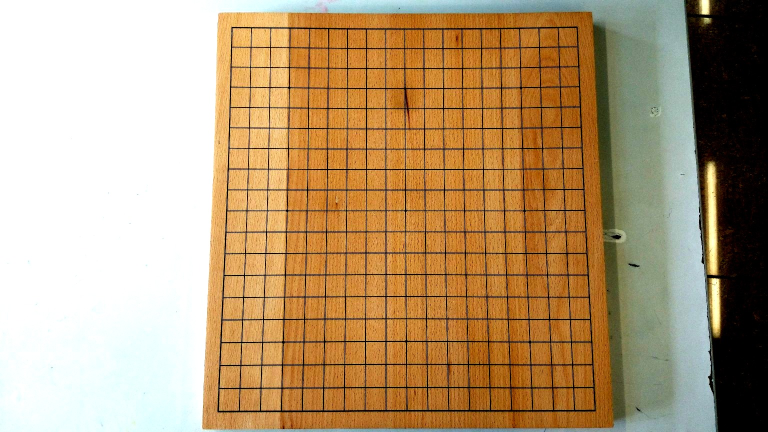
#> input picture 57185192-detect-game-board/1.jpg, 1536 x 864 px (shown at 1/2 size)
$ python detect_game_board.py
#> lines starting #> are read from the running program, lines starting #| are printed output that depends on the picture; after the words box and inside, x2 and y2 are one past the last pixel; in counts of white or black regions, pixels touching at a corner belong together
import cv2
import numpy as np

def perspective_transform(image, corners):
    def order_corner_points(corners):
        # Separate corners into individual points
        # Index 0 - top-right
        #       1 - top-left
        #       2 - bottom-left
        #       3 - bottom-right
        corners = [(corner[0][0], corner[0][1]) for corner in corners]
        top_r, top_l, bottom_l, bottom_r = corners[0], corners[1], corners[2], corners[3]
        return (top_l, top_r, bottom_r, bottom_l)

    # Order points in clockwise order
    ordered_corners = order_corner_points(corners)
    top_l, top_r, bottom_r, bottom_l = ordered_corners

    # Determine width of new image which is the max distance between
    # (bottom right and bottom left) or (top right and top left) x-coordinates
    width_A = np.sqrt(((bottom_r[0] - bottom_l[0]) ** 2) + ((bottom_r[1] - bottom_l[1]) ** 2))
    width_B = np.sqrt(((top_r[0] - top_l[0]) ** 2) + ((top_r[1] - top_l[1]) ** 2))
    width = max(int(width_A), int(width_B))

    # Determine height of new image which is the max distance between
    # (top right and bottom right) or (top left and bottom left) y-coordinates
    height_A = np.sqrt(((top_r[0] - bottom_r[0]) ** 2) + ((top_r[1] - bottom_r[1]) ** 2))
    height_B = np.sqrt(((top_l[0] - bottom_l[0]) ** 2) + ((top_l[1] - bottom_l[1]) ** 2))
    height = max(int(height_A), int(height_B))

    # Construct new points to obtain top-down view of image in
    # top_r, top_l, bottom_l, bottom_r order
    dimensions = np.array([[0, 0], [width - 1, 0], [width - 1, height - 1],
                    [0, height - 1]], dtype = "float32")

    # Convert to Numpy format
    ordered_corners = np.array(ordered_corners, dtype="float32")

    # Find perspective transform matrix
    matrix = cv2.getPerspectiveTransform(ordered_corners, dimensions)

    # Return the transformed image
    return cv2.warpPerspective(image, matrix, (width, height))

image = cv2.imread('1.jpg')
#> image is the input picture: shape (864, 1536, 3); mean B, G, R 116.8, 153.5, 181.1
original = image.copy()
blur = cv2.bilateralFilter(image,9,75,75)
gray = cv2.cvtColor(blur, cv2.COLOR_BGR2GRAY)
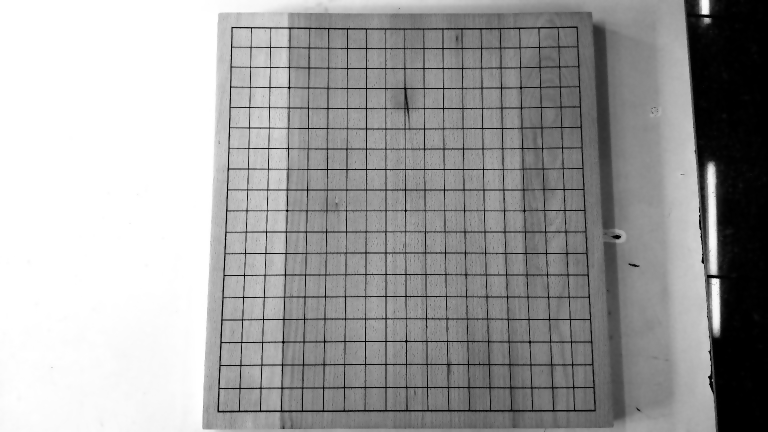
#> gray: shape (864, 1536) (shown at 1/2 size); min 0, max 255, mean 157.9
thresh = cv2.threshold(gray,40,255, cv2.THRESH_BINARY_INV)[1]
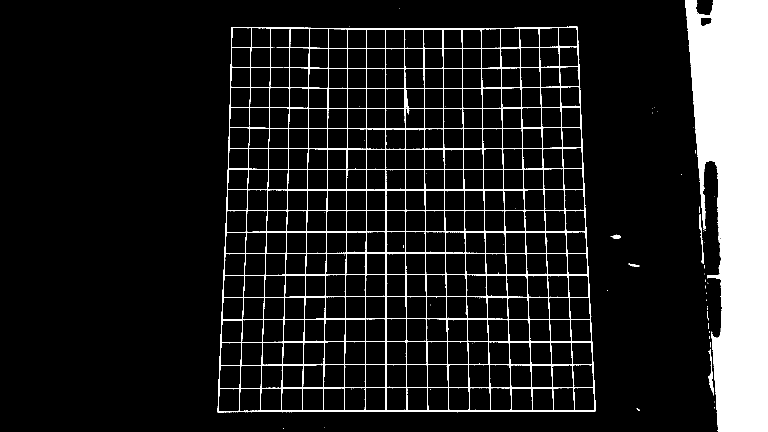
#> thresh: shape (864, 1536) (shown at 1/2 size); 11.4% white; 113 white regions (105 under 20 px)

cnts = cv2.findContours(thresh, cv2.RETR_EXTERNAL, cv2.CHAIN_APPROX_SIMPLE)
#> cnts = 45 contours, 39 with area under 20; largest, box (x1, y1, x2, y2) and area: (435, 53, 1192, 825) 552790, (1371, 0, 1536, 864) 102528, (1416, 698, 1428, 791) 241, (1398, 428, 1408, 528) 144, (1221, 469, 1242, 478) 86, (1257, 527, 1279, 534) 46
cnts = cnts[0] if len(cnts) == 2 else cnts[1]

mask = np.zeros(image.shape, dtype=np.uint8)
for c in cnts:
    area = cv2.contourArea(c)
    peri = cv2.arcLength(c, True)
    approx = cv2.approxPolyDP(c, 0.015 * peri, True)

    if area > 150000 and len(approx) == 4:
        cv2.drawContours(image,[c], 0, (36,255,12), 3)
        cv2.drawContours(mask,[c], 0, (255,255,255), -1)
        transformed = perspective_transform(original, approx)
#> this loop made 45 passes
#> (area, peri) on passes 8, 25, 28, 45: (241, 208.2), (46, 50.63), (86.5, 50.87), (102528.5, 2610.5)
#> (area, peri, approx) on pass 31: (144.5, 212.7, [[1400, 428], [1403, 524], [1407, 527]])
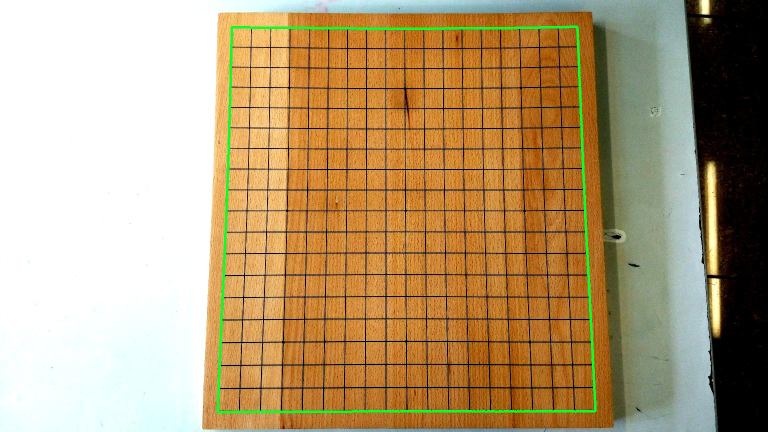
#> image: shape (864, 1536, 3) (shown at 1/2 size); 1.12% of pixels changed, all inside (x1, y1, x2, y2) = (433, 51, 1194, 827)
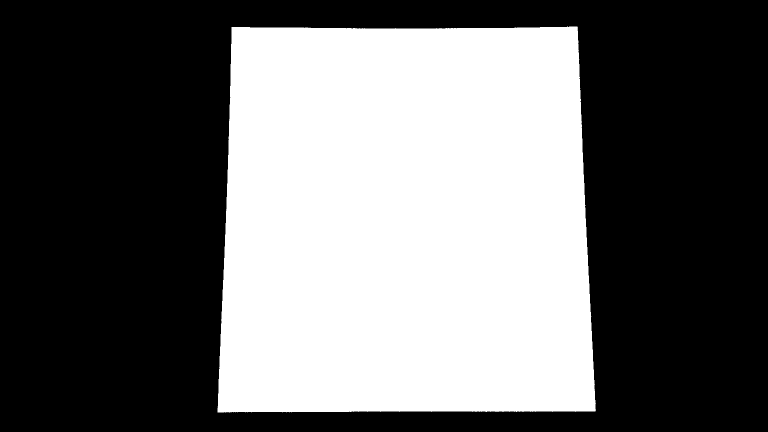
#> mask: shape (864, 1536, 3) (shown at 1/2 size); 41.8% white; 1 white region, box (x1, y1, x2, y2) and area: (435, 53, 1192, 825) 554284

mask = cv2.bitwise_and(mask, original)
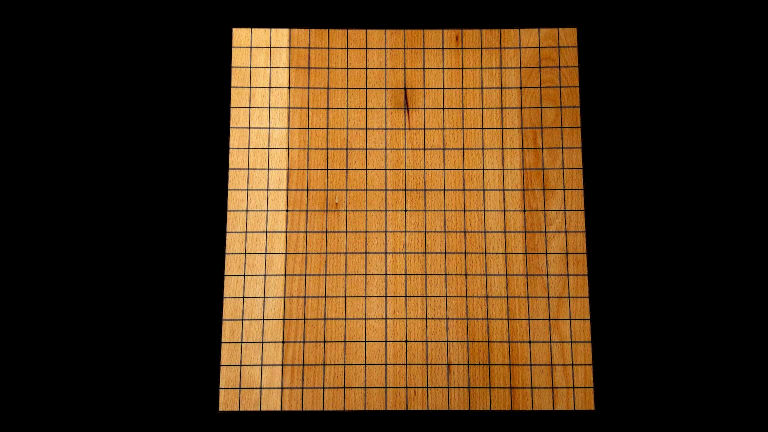
#> mask: shape (864, 1536, 3) (shown at 1/2 size); mean B, G, R 21.7, 50.3, 76.2

cv2.imshow('thresh', thresh)
cv2.imshow('image', image)
cv2.imshow('mask', mask)
cv2.imshow('transformed', transformed)
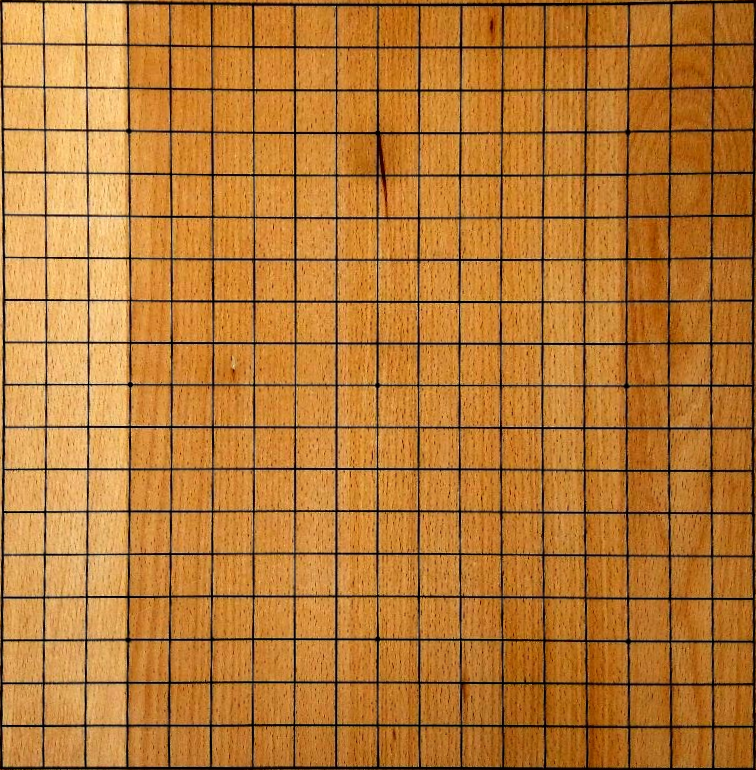
#> window 'transformed': shape (770, 756, 3); mean B, G, R 52.3, 120.7, 182.7
cv2.waitKey()
